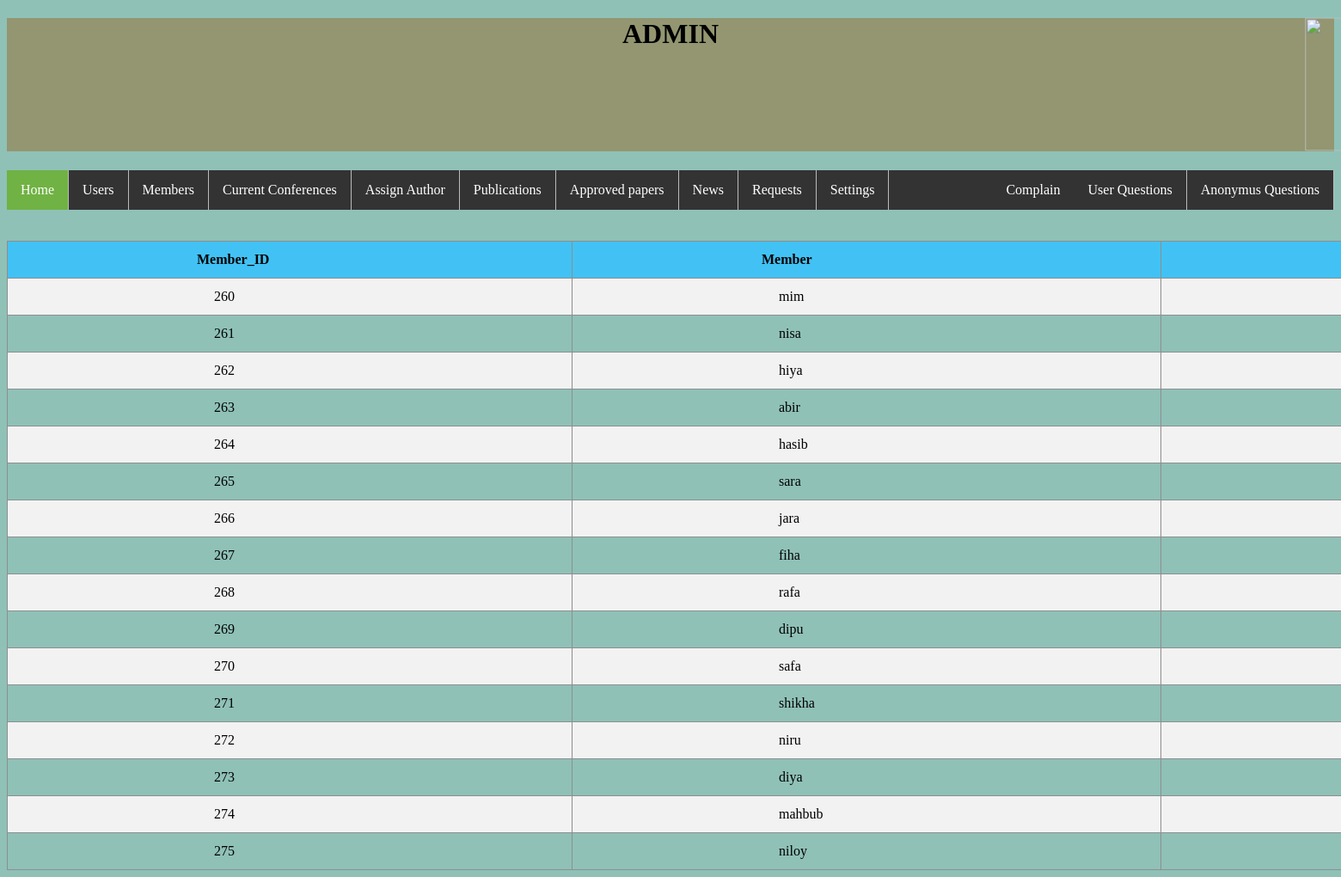
/admin/member.php, run on the app's committed database.
### tables this page shows
CREATE TABLE `member` (
  `member_id` int(11) NOT NULL,
  `username` text NOT NULL,
  `email` varchar(255) NOT NULL
);

### admin/member.php (the view, shortened to what this page needs)
<!DOCTYPE html>
<html>
<head>
</head>
<body>
<form method="" action="POST">
		<header>
			<h1>ADMIN
				<div class="image">
				<img src="https://www.nu-techassociates.co.uk/wp-content/uploads/2015/04/DSC0210.jpg">
				</div>
			</h1>
		</header>
<ul>
  <li><a class="active" href="home.php">Home</a></li>
  <li><a href="users.php">Users</a></li>
  <li><a href="member.php">Members</a></li>
  <li><a href="http:/conference/admin/current_conferences.php">Current Conferences</a></li>
  <li><a href="#contact">Assign Author</a></li>
  <li><a href="#contact">Publications</a></li>
  <li><a href="#contact">Approved papers</a></li>
  <li><a href="http:/conference/admin/news_settings.php">News</a></li>
  <li><a href="request.php">Requests</a></li>
  <li><a href="http:/conference/admin/settings.php">Settings</a></li>
  <li style="float:right"><a href="http:/conference/admin/question_outside_admin.php">Anonymus Questions</a></li>
  <li style="float:right"><a href="http:/conference/admin/question.php">User Questions</a></li>
 <li style="float:right"><a href="http:/conference/admin/complain.php">Complain</a></li>
</ul><br><br>
	</form>
</body>
</html>
<?php
		$servername = "localhost";
		$username = "root";
		$password = "";
		$dbname = "conference management";
		$conn = new mysqli($servername,$username,$password,$dbname);
		$sql = "SELECT member_id,username,email FROM member";
		$result = $conn->query($sql);
		if($result ->num_rows >0)
		{
			echo "<table><tr><th>Member_ID</th><th>Member</th><th>Member's email</th></tr>";
			while($row = $result->fetch_assoc())
			{
				$mid = $row["member_id"];
				$uname = $row["username"];
				$email = $row["email"];
				echo "<tr><td>".$mid."</td><td>" . $uname. "</td><td>".$email."</td></tr>";
			}
			echo "</table>";
		}
?>

### admin/member.php (style rules this page uses)
body { background:#8fc1b7; }
h1 { background:#939670; height:155px; text-align: center; }
ul { list-style-type: none; margin: 0; padding: 0; overflow: hidden; background-color: #333; }
li { float: left; border-right:1px solid #bbb; }
li:last-child { border-right: none; }
li a { display: block; color: white; text-align: center; padding: 14px 16px; text-decoration: none; }
.active { background-color: #70b243; }
img { height: 155px; width: 200px; transform: translate(389%,0%); }
div { transform: translate(3.9%,-23%); }
table { border-collapse: collapse; padding: 8px; }
table, td { border: 1px solid #8e8e8e; padding-top: 12px; padding-bottom: 12px; padding-right: 392px; padding-left: 240px; text-align: left; }
tr:nth-child(even) { background-color: #f2f2f2; }
th { background-color: #42c2f4; border: 1px solid #8e8e8e; padding-top: 12px; padding-bottom: 12px; padding-right: 100px; padding-left: 220px; text-align: left; }

### data on the page
member: member_id "260", username "mim"
member: member_id "261", username "nisa"
member: member_id "262", username "hiya"
member: member_id "263", username "abir"
member: member_id "264", username "hasib"
member: member_id "265", username "sara"
member: member_id "266", username "jara"
member: member_id "267", username "fiha"
member: member_id "268", username "rafa"
member: member_id "269", username "dipu"
member: member_id "270", username "safa"
member: member_id "271", username "shikha"
member: member_id "272", username "niru"
member: member_id "273", username "diya"
member: member_id "274", username "mahbub"
member: member_id "275", username "niloy"
